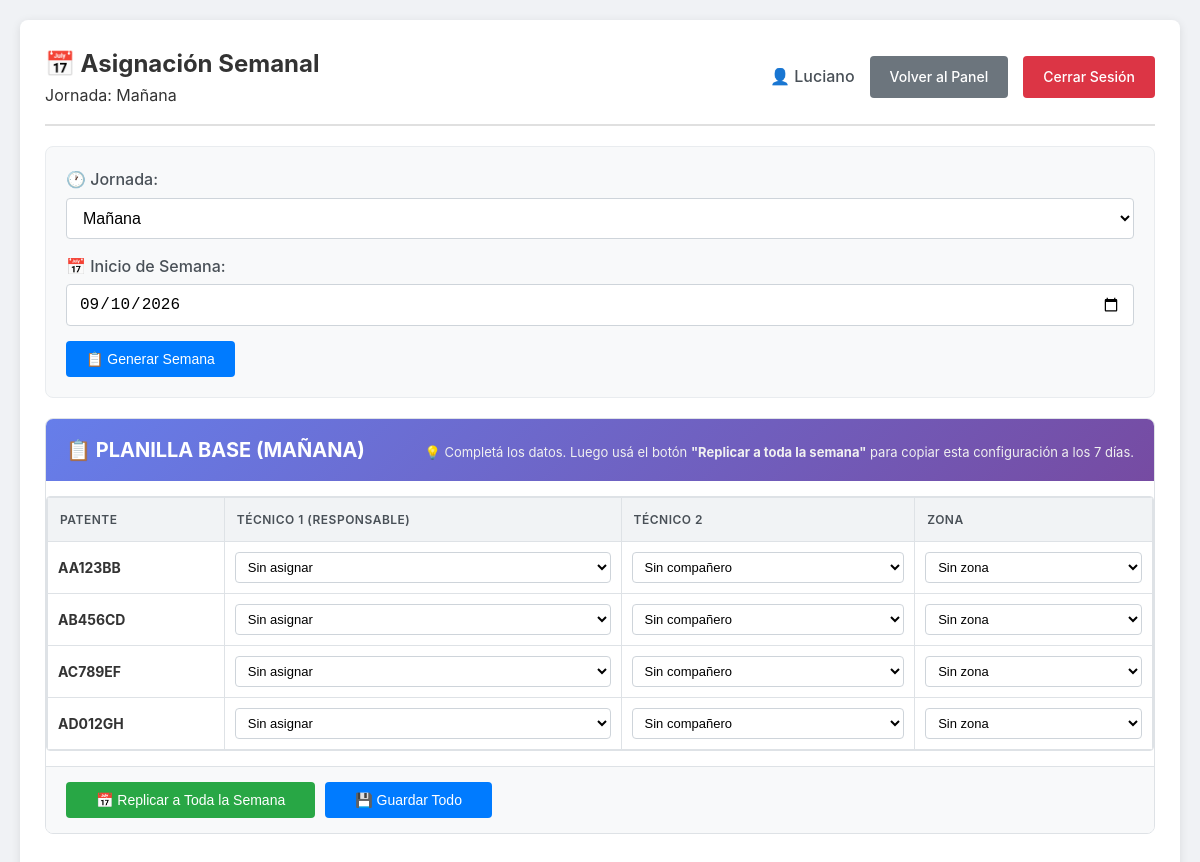
The app's page /admin/semana (signed in) with its own data.
### tables this page shows
CREATE TABLE camionetas (
            id INTEGER PRIMARY KEY AUTOINCREMENT,
            patente TEXT UNIQUE NOT NULL,
            activa INTEGER DEFAULT 1
        );

### app.py (the view, shortened to what this page needs)
@app.route('/admin/semana', methods=['GET', 'POST'])
def asignacion_semanal():
    if 'usuario_id' not in session or session.get('rol') != 'admin':
        return redirect(url_for('login'))
    jornada = request.args.get('jornada', 'mañana')
    if not jornada_valida(jornada):
        jornada = 'mañana'
    fecha_inicio = request.args.get('fecha_inicio', datetime.now().strftime('%Y-%m-%d'))
    dias_semana = ['Lunes', 'Martes', 'Miércoles', 'Jueves', 'Viernes', 'Sábado', 'Domingo']
    try:
        fecha_dt = datetime.strptime(fecha_inicio, '%Y-%m-%d')
    except ValueError:
        fecha_dt = datetime.now()
        fecha_inicio = fecha_dt.strftime('%Y-%m-%d')
    inicio_semana = fecha_dt - timedelta(days=fecha_dt.weekday())
    fechas_semana = [inicio_semana + timedelta(days=i) for i in range(7)]
    conexion = get_db()
    try:
        tecnicos = obtener_tecnicos()
        camionetas = obtener_camionetas()
        zonas = zonas_activas(conexion)
        fechas_str = [fecha.strftime('%Y-%m-%d') for fecha in fechas_semana]
        placeholders = ','.join('?' for _ in fechas_str)
        asignaciones_semana = conexion.execute(f'''
            SELECT a.camioneta_id, a.tecnico_id, a.tecnico2_id, a.zona, a.fecha
            FROM asignaciones a
            WHERE a.fecha IN ({placeholders}) AND a.jornada = ?
        ''', fechas_str + [jornada]).fetchall()
        asignaciones_por_dia = {}
    finally:
        conexion.close()
    return render_template('semana.html',
                         tecnicos=tecnicos,
                         zonas=zonas,
                         camionetas=camionetas,
                         dias_semana=dias_semana,
                         fechas_semana=fechas_semana,
                         asignaciones_por_dia=asignaciones_por_dia,
                         jornada=jornada,
                         fecha_inicio=fecha_inicio,
                         mensaje=request.args.get('mensaje', ''),
                         error=request.args.get('error', ''))

### app.py (called while the page is built)
def zonas_activas(conexion):
    return [dict(f) for f in conexion.execute(
        'SELECT id, nombre, activa FROM zonas WHERE activa = 1 ORDER BY nombre')]

def jornada_valida(jornada):
    return jornada in JORNADAS

@app.before_request
def limpiar_redirecciones():
    if 'usuario_id' in session:
        rol = session.get('rol')
        if rol == 'admin' and request.path == '/tecnico':
            return redirect(url_for('admin'))
        if rol == 'jefe' and request.path in ['/tecnico', '/admin']:
            return redirect(url_for('jefe'))
        if rol == 'tecnico' and request.path in ['/admin', '/jefe']:
            return redirect(url_for('tecnico'))

def conectar_db():
    conexion = sqlite3.connect(str(DATABASE), timeout=15)
    conexion.execute('PRAGMA journal_mode = WAL')
    conexion.execute('PRAGMA foreign_keys = ON')
    return conexion

def get_db():
    conexion = conectar_db()
    conexion.row_factory = sqlite3.Row
    return conexion

def obtener_tecnicos():
    conexion = get_db()
    tecnicos = conexion.execute('''
        SELECT id, nombre FROM usuarios
        WHERE rol = 'tecnico' AND activo = 1 ORDER BY nombre
    ''').fetchall()
    conexion.close()
    return tecnicos

def obtener_camionetas():
    conexion = get_db()
    camionetas = conexion.execute('''
        SELECT id, patente FROM camionetas
        WHERE activa = 1 ORDER BY patente
    ''').fetchall()
    conexion.close()
    return camionetas

### templates/semana.html (shortened to what this page needs)
<!DOCTYPE html>
<html lang="es">
<head>
    <link rel="stylesheet" href="{{ url_for('static', filename='css/style.css') }}">
</head>
<body>
    <div class="container">
        <header>
            <div class="header-left">
                <h1>📅 Asignación Semanal</h1>
                <span>Jornada: {{ jornada|capitalize }}</span>
            </div>
            <div class="user-info">
                <span>👤 {{ session.nombre }}</span>
                <a href="{{ url_for('admin') }}" class="btn btn-secondary">Volver al Panel</a>
                <a href="{{ url_for('logout') }}" class="btn btn-danger">Cerrar Sesión</a>
            </div>
        </header>
                               <div class="jornada-selector">
            <form method="GET" action="{{ url_for('asignacion_semanal') }}">
                <div class="form-group">
                    <label for="jornada">🕐 Jornada:</label>
                    <select id="jornada" name="jornada" onchange="this.form.submit()">
                        <option value="mañana" {% if jornada == 'mañana' %}selected{% endif %}>Mañana</option>
                    </select>
                </div>
                <div class="form-group">
                    <label for="fecha_inicio">📅 Inicio de Semana:</label>
                    <input type="date" id="fecha_inicio" name="fecha_inicio" value="{{ fecha_inicio }}" required>
                </div>
                <button type="submit" class="btn btn-primary">📋 Generar Semana</button>
            </form>
        </div>
        <div class="planilla-container">
            <div class="planilla-header">
                <h2>📋 PLANILLA BASE ({{ jornada|upper }})</h2>
                <p>💡 Completá los datos. Luego usá el botón <strong>"Replicar a toda la semana"</strong> para copiar esta configuración a los 7 días.</p>
            </div>
            <form method="POST" action="{{ url_for('guardar_semana') }}" id="form-semana">
                {% set fecha_vista = fechas_semana[0] %}
                {% set fecha_vista_str = fecha_vista.strftime('%Y-%m-%d') %}
                <div class="table-responsive">
                    <table class="table-planilla">
                        <thead>
                            <tr>
                                <th>PATENTE</th>
                                <th>TÉCNICO 1 (Responsable)</th>
                                <th>TÉCNICO 2</th>
                                <th>ZONA</th>
                            </tr>
                        </thead>
                        <tbody>
                            {% for camioneta in camionetas %}
                            <tr>
                                <td><strong>{{ camioneta.patente }}</strong></td>
                                <td>
                                    <select name="tecnico_{{ camioneta.id }}_{{ fecha_vista_str }}" class="tecnico-select" data-camioneta="{{ camioneta.id }}">
                                        <option value="">Sin asignar</option>
                                    </select>
                                </td>
                                <td>
                                    <select name="tecnico2_{{ camioneta.id }}_{{ fecha_vista_str }}" class="tecnico2-select" data-camioneta="{{ camioneta.id }}">
                                        <option value="">Sin compañero</option>
                                    </select>
                                </td>
                                <td>
                                    <select name="zona_{{ camioneta.id }}_{{ fecha_vista_str }}" class="zona-input" data-camioneta="{{ camioneta.id }}">
                                        <option value="">Sin zona</option>
                                    </select>
                                </td>
                            </tr>
                            {% endfor %}
                        </tbody>
                    </table>
                </div>
                <div class="planilla-actions">
                    <button type="button" class="btn btn-success" onclick="replicarSemana()">📅 Replicar a Toda la Semana</button>
                    <button type="submit" class="btn btn-primary">💾 Guardar Todo</button>
                </div>
            </form>
        </div>
    </div>
</body>
</html>

### static/css/style.css (style rules this page uses)
* { margin: 0; padding: 0; box-sizing: border-box; }
body { font-family: -apple-system, BlinkMacSystemFont, 'Segoe UI', Roboto, Oxygen, Ubuntu, sans-serif; background-color: #f0f2f5; color: #333; line-height: 1.6; padding: 20px; min-height: 100vh; }
.container { max-width: 1200px; margin: 0 auto; background: white; padding: 25px; border-radius: 8px; box-shadow: 0 2px 10px rgba(0,0,0,0.1); }
header { display: flex; justify-content: space-between; align-items: center; padding-bottom: 15px; border-bottom: 2px solid #e0e0e0; margin-bottom: 20px; flex-wrap: wrap; gap: 10px; }
header h1 { font-size: 24px; color: #333; }
.user-info { display: flex; align-items: center; gap: 15px; flex-wrap: wrap; }
.user-info span { font-weight: 500; color: #495057; }
.btn { display: inline-block; padding: 10px 20px; border: none; border-radius: 4px; font-size: 14px; font-weight: 500; cursor: pointer; text-decoration: none; text-align: center; transition: all 0.3s ease; }
.btn-primary { background-color: #007bff; color: white; }
.btn-secondary { background-color: #6c757d; color: white; }
.btn-success { background-color: #28a745; color: white; }
.btn-danger { background-color: #dc3545; color: white; }
.form-group { margin-bottom: 15px; }
.form-group label { display: block; margin-bottom: 5px; font-weight: 500; color: #495057; }
.form-group input, .form-group select, .form-group textarea { width: 100%; padding: 10px 12px; border: 1px solid #ced4da; border-radius: 4px; font-size: 16px; transition: border-color 0.3s ease; background: white; }
.table-responsive { overflow-x: auto; margin: 15px 0; border-radius: 4px; border: 1px solid #dee2e6; }
.jornada-selector { background: #f8f9fa; padding: 20px; border-radius: 8px; margin: 20px 0; border: 1px solid #e9ecef; }
.jornada-selector .form-group { flex: 1; min-width: 150px; }
.planilla-container { background: white; border-radius: 8px; border: 1px solid #dee2e6; overflow: hidden; margin: 20px 0; }
.planilla-header { background: linear-gradient(135deg, #667eea 0%, #764ba2 100%); color: white; padding: 15px 20px; display: flex; justify-content: space-between; align-items: center; flex-wrap: wrap; }
.planilla-header h2 { margin: 0; font-size: 20px; }
.planilla-header p { font-size: 13px; margin: 5px 0 0 0; color: #f0f0f0; }
.table-planilla { width: 100%; border-collapse: collapse; font-size: 14px; }
.table-planilla thead th { background: #f1f3f5; font-weight: 600; text-transform: uppercase; font-size: 12px; letter-spacing: 0.5px; color: #495057; padding: 12px; text-align: left; border: 1px solid #dee2e6; }
.table-planilla td { padding: 10px; border: 1px solid #dee2e6; vertical-align: middle; }
.table-planilla input[type="text"], .table-planilla select { width: 100%; padding: 6px 8px; border: 1px solid #ced4da; border-radius: 4px; font-size: 13px; background: white; }
.planilla-actions { padding: 15px 20px; background: #f8f9fa; border-top: 1px solid #dee2e6; display: flex; gap: 10px; flex-wrap: wrap; }
.planilla-actions .btn { padding: 10px 30px; }

### records on screen
camionetas: patente "AA123BB"
camionetas: patente "AB456CD"
camionetas: patente "AC789EF"
camionetas: patente "AD012GH"

### other values on screen
{{ jornada|capitalize }} "Mañana"
{{ session.nombre }} "Luciano"
{{ jornada|upper }} "MAÑANA"
